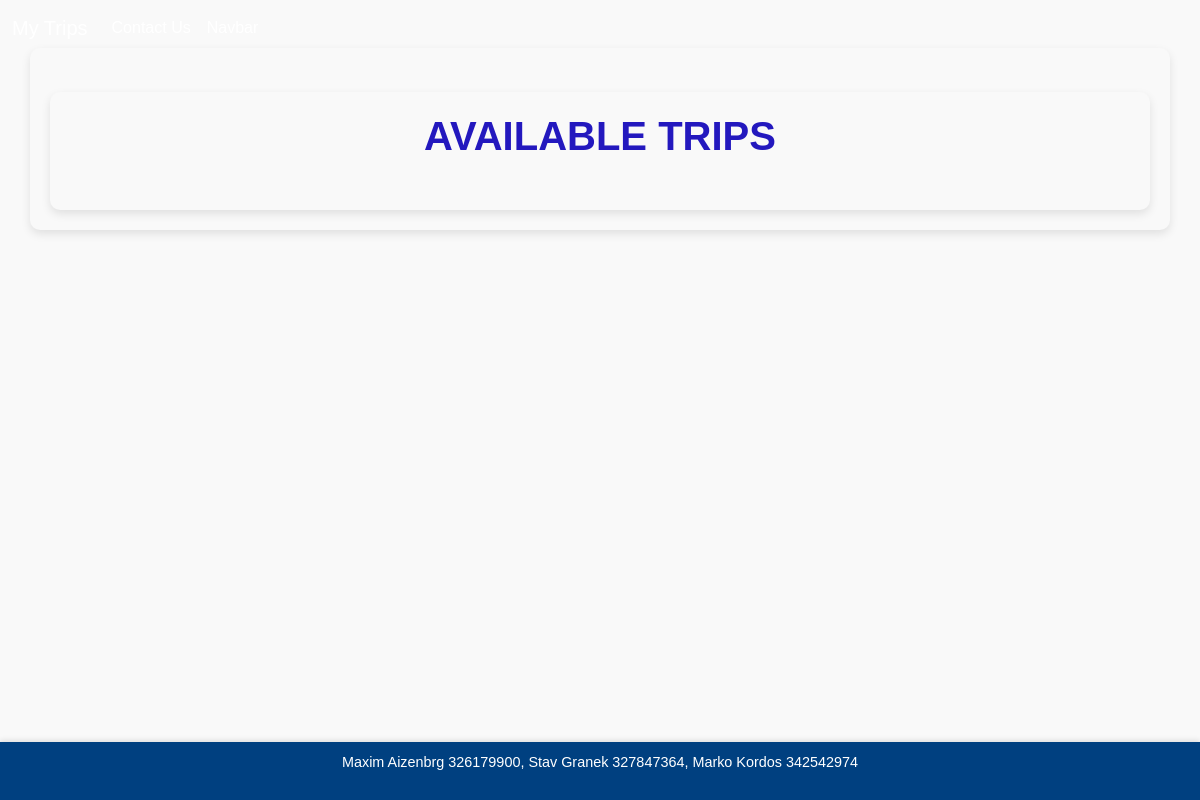
/, run on an earlier commit of the app's database.
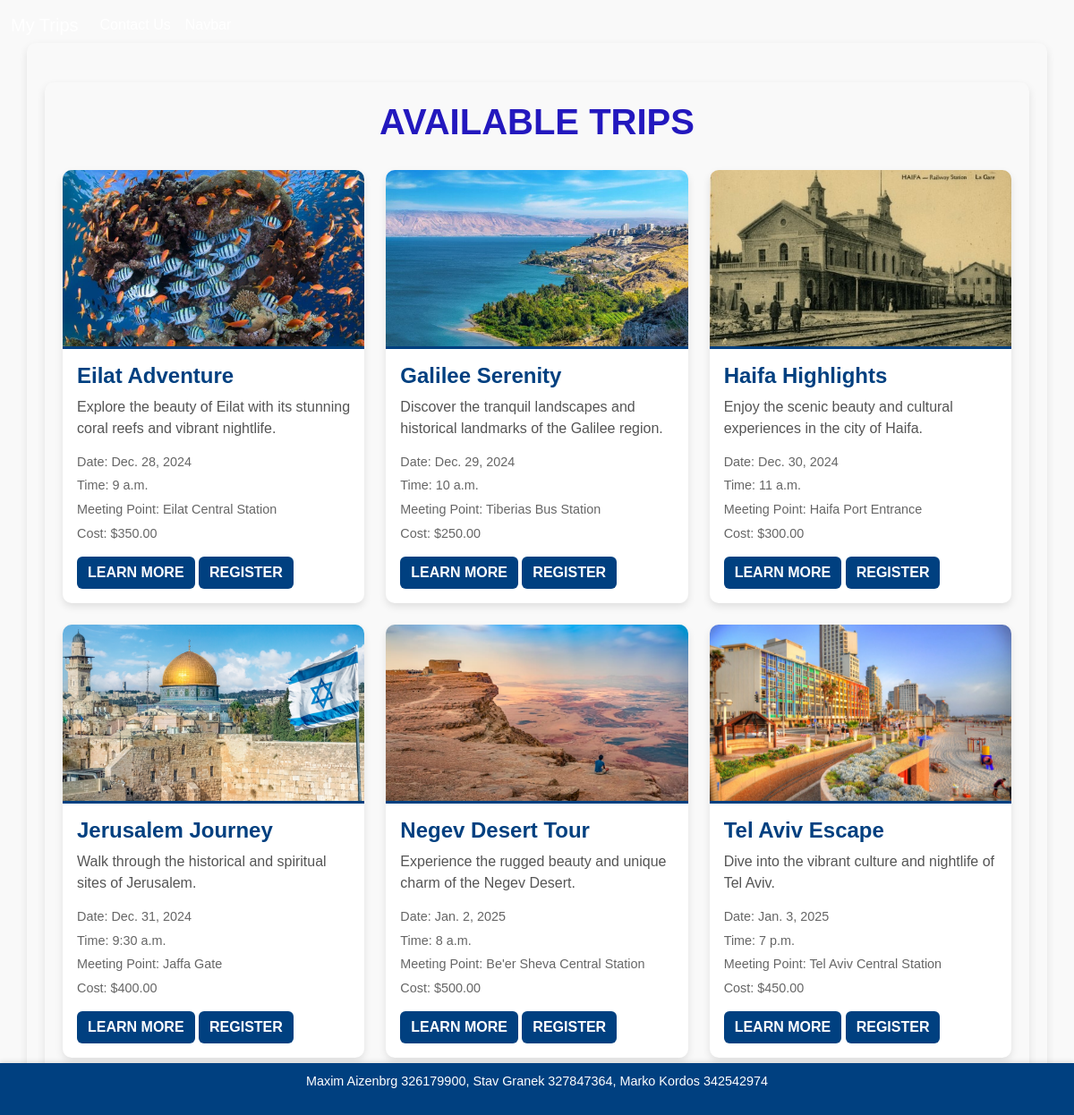
And on a later commit of the database.
### main/models.py (models this page shows, shortened)
class Trip(models.Model):
    trip_id = models.AutoField(primary_key=True)
    name = models.CharField(max_length=100)
    description = models.TextField()
    image = models.CharField(max_length=200)
    link = models.URLField()
    date = models.DateField()
    time = models.TimeField()
    meeting_point = models.CharField(max_length=200)
    cost = models.DecimalField(max_digits=10, decimal_places=2)

### main/views.py (the view)
# urls.py: path("", views.home, name="home"),
def home(request):
    trips = Trip.objects.all()
    return render(request, "main/trip_list.html",{"trips": trips})

### main/templates/main/trip_list.html (shortened to what this page needs)
{% extends 'main/mainlayout.html' %}
{% load static %}
{% block content %}
<div class="container mt-4">
    <h1 style="color:#2318be;" class="text-center">Available Trips</h1>
    <div class="row">
        {% for trip in trips %}
        <div class="col-md-4 mb-4">
            <div class="card">
                <img src="{% static trip.image %}" class="card-img-top" alt="{{ trip.name }}">
                <div class="card-body">
                    <h5 class="card-title">{{ trip.name }}</h5>
                    <p class="card-text">{{ trip.description }}</p>
                    <ul>
                        <li>Date: {{ trip.date }}</li>
                        <li>Time: {{ trip.time }}</li>
                        <li>Meeting Point: {{ trip.meeting_point }}</li>
                        <li>Cost: ${{ trip.cost }}</li>
                    </ul>
                    <a href="{% url 'trip_info' trip.trip_id %}" class="btn btn-primary">Learn More</a>
                    <a href="{% url 'registration' trip.trip_id %}" class="btn btn-primary">Register</a>
                </div>
            </div>
        </div>
        {% endfor %}
    </div>
</div>
{% endblock %}

### main/templates/main/mainlayout.html (shortened to what this page needs)
{% load static %}
<!DOCTYPE html>
<html lang="en">
<head>
    <link rel="stylesheet" href="https://cdn.jsdelivr.net/npm/bootstrap@5.3.3/dist/css/bootstrap.min.css">
    <link rel="stylesheet" href="{% static 'main/css/test.css' %}">
</head>
<body>
    <nav class="navbar navbar-expand-lg navbar-custom fixed-top">
        <div class="container-fluid">
            <a class="navbar-brand" href="#">My Trips</a>
            <div class="collapse navbar-collapse" id="navbarNav">
                <ul class="navbar-nav me-auto">
                    <li class="nav-item">
                        <a class="nav-link" href="#">Contact Us</a>
                    </li>
                    <li class="nav-item">
                        <a class="nav-link" href="#">Navbar</a>
                    </li>
                </ul>
            </div>
        </div>
    </nav>
    <main class="container mt-5">
        {% block content %}
        {% endblock %}
    </main>
    <footer>
        <p>Maxim Aizenbrg 326179900, Stav Granek 327847364, Marko Kordos 342542974</p>
    </footer>
</body>
</html>

### main/static/main/css/test.css (style rules this page uses)
body { margin: 0; font-family: Arial, sans-serif; color: #333; background-color: #f9f9f9; display: flex; flex-direction: column; min-height: 100vh; overflow-x: hidden; }
.container { background-color: #f9f9f9; padding: 20px; border-radius: 10px; box-shadow: 0 4px 10px rgba(0, 0, 0, 0.1); display: flex; flex-direction: column; justify-content: center; align-items: center; }
.container h1 { color: #004080; margin-bottom: 30px; text-transform: uppercase; font-weight: bold; }
.card { border: none; border-radius: 10px; box-shadow: 0 4px 8px rgba(0, 0, 0, 0.1); transition: transform 0.2s, box-shadow 0.2s; overflow: hidden; height:max-content; }
.card-img-top { width: 100%; height: 200px; object-fit: cover; border-bottom: 3px solid #004080; }
.card-title { font-size: 1.5rem; color: #004080; font-weight: bold; }
.card-text { font-size: 1rem; color: #555; margin-bottom: 15px; }
.card ul { padding: 0; list-style: none; font-size: 0.9rem; color: #666; margin-bottom: 15px; }
.card ul li { margin-bottom: 5px; }
.card .btn { background-color: #004080; border: none; color: #fff; text-transform: uppercase; font-weight: bold; transition: background-color 0.2s; }
footer { background-color: #004080; color: #fff; text-align: center; padding: 10px 20px; font-size: 0.9rem; position: fixed; bottom: 0; width: 100%; box-shadow: 0 -2px 5px rgba(0, 0, 0, 0.1); }
.navbar-custom .nav-link, .navbar-custom .navbar-brand { color: white; }

What changed in the data, as far as the page shows it:
added Trip: image (picture), name "Eilat Adventure", description "Explore the beauty of Eilat with its stunning coral reefs and vibrant nightlife.", date "Dec. 28, 2024", time "9 a.m.", meeting_point "Eilat Central Station", cost "350.00"
added Trip: image (picture), name "Galilee Serenity", description "Discover the tranquil landscapes and historical landmarks of the Galilee region.", date "Dec. 29, 2024", time "10 a.m.", meeting_point "Tiberias Bus Station", cost "250.00"
added Trip: image (picture), name "Haifa Highlights", description "Enjoy the scenic beauty and cultural experiences in the city of Haifa.", date "Dec. 30, 2024", time "11 a.m.", meeting_point "Haifa Port Entrance", cost "300.00"
added Trip: image (picture), name "Jerusalem Journey", description "Walk through the historical and spiritual sites of Jerusalem.", date "Dec. 31, 2024", time "9:30 a.m.", meeting_point "Jaffa Gate", cost "400.00"
added Trip: image (picture), name "Negev Desert Tour", description "Experience the rugged beauty and unique charm of the Negev Desert.", date "Jan. 2, 2025", time "8 a.m.", meeting_point "Be'er Sheva Central Station", cost "500.00"
added Trip: image (picture), name "Tel Aviv Escape", description "Dive into the vibrant culture and nightlife of Tel Aviv.", date "Jan. 3, 2025", time "7 p.m.", meeting_point "Tel Aviv Central Station", cost "450.00"
